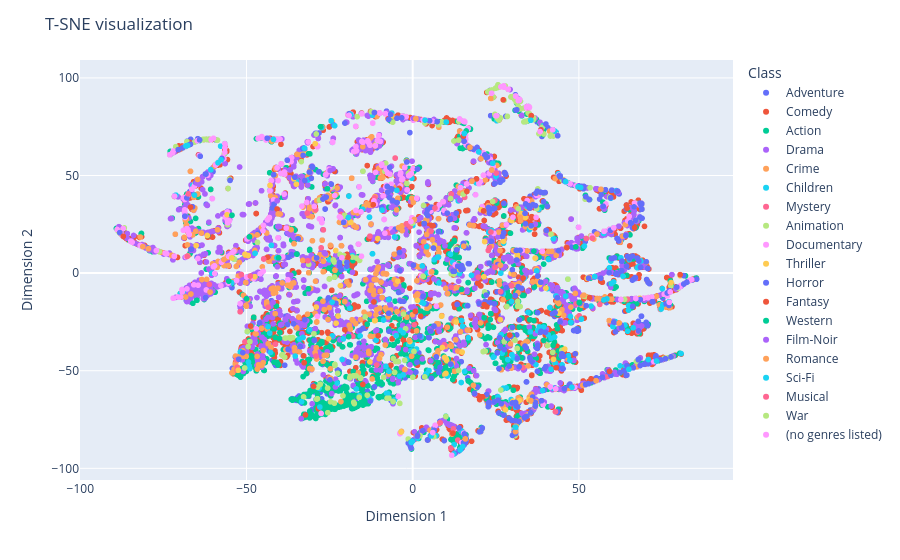

Source (notebook cell):
### Code cell
fig = px.scatter(df_tsne, x = 'Dim1', y= 'Dim2', color= 'Class')
fig.update_layout(
    title="T-SNE visualization",
    xaxis_title="Dimension 1",
    yaxis_title="Dimension 2",
)
fig.show()

### Figure 1 — Plotly figure (JSON) as saved in the notebook; plotly's stock layout.template omitted (floating-point values rounded to 4 significant figures; data arrays with more than 128 entries replaced by an {"elided": "..."} marker saying what was removed)
{"data": [{"hovertemplate": "Class=Adventure<br>Dim1=%{x}<br>Dim2=%{y}<extra></extra>", "legendgroup": "Adventure", "marker": {"color": "#636efa", "symbol": "circle"}, "mode": "markers", "name": "Adventure", "showlegend": true, "type": "scattergl", "x": {"elided": "653 float values"}, "xaxis": "x", "y": {"elided": "653 float values"}, "yaxis": "y"}, {"hovertemplate": "Class=Comedy<br>Dim1=%{x}<br>Dim2=%{y}<extra></extra>", "legendgroup": "Comedy", "marker": {"color": "#EF553B", "symbol": "circle"}, "mode": "markers", "name": "Comedy", "showlegend": true, "type": "scattergl", "x": {"elided": "2779 float values"}, "xaxis": "x", "y": {"elided": "2779 float values"}, "yaxis": "y"}, {"hovertemplate": "Class=Action<br>Dim1=%{x}<br>Dim2=%{y}<extra></extra>", "legendgroup": "Action", "marker": {"color": "#00cc96", "symbol": "circle"}, "mode": "markers", "name": "Action", "showlegend": true, "type": "scattergl", "x": {"elided": "1828 float values"}, "xaxis": "x", "y": {"elided": "1828 float values"}, "yaxis": "y"}, {"hovertemplate": "Class=Drama<br>Dim1=%{x}<br>Dim2=%{y}<extra></extra>", "legendgroup": "Drama", "marker": {"color": "#ab63fa", "symbol": "circle"}, "mode": "markers", "name": "Drama", "showlegend": true, "type": "scattergl", "x": {"elided": "2226 float values"}, "xaxis": "x", "y": {"elided": "2226 float values"}, "yaxis": "y"}, {"hovertemplate": "Class=Crime<br>Dim1=%{x}<br>Dim2=%{y}<extra></extra>", "legendgroup": "Crime", "marker": {"color": "#FFA15A", "symbol": "circle"}, "mode": "markers", "name": "Crime", "showlegend": true, "type": "scattergl", "x": {"elided": "537 float values"}, "xaxis": "x", "y": {"elided": "537 float values"}, "yaxis": "y"}, {"hovertemplate": "Class=Children<br>Dim1=%{x}<br>Dim2=%{y}<extra></extra>", "legendgroup": "Children", "marker": {"color": "#19d3f3", "symbol": "circle"}, "mode": "markers", "name": "Children", "showlegend": true, "type": "scattergl", "x": {"elided": "197 float values"}, "xaxis": "x", "y": {"elided": "197 float values"}, "yaxis": "y"}, {"hovertemplate": "Class=Mystery<br>Dim1=%{x}<br>Dim2=%{y}<extra></extra>", "legendgroup": "Mystery", "marker": {"color": "#FF6692", "symbol": "circle"}, "mode": "markers", "name": "Mystery", "showlegend": true, "type": "scattergl", "x": [-52.75, -52.8, 13.86, -26.87, 10.63, -29.33, -50.45, -29.16, 9.551, -5.151, -21.49, 50.09, 22.75, -27.53, 19.75, 5.544, 11.7, -52.93, 59.84, 15.98, -7.197, 56.3, 12.23, -29.08, -0.8063, 3.365, 64.65, -51.55, 29.71, 0.478, 49.24, -5.261, 67.75, 15.63, -43.49, -1.911, -41.29, 15.64, -11.48, -18.01, 33.12, 24.75, 13.56, 34.37, 34.68, 58.61, 3.23, -10.8], "xaxis": "x", "y": [-48.16, -49.76, -7.5, 22.15, 29.84, 66.27, -35.17, 32.48, -36.69, 21.72, 30.07, -21.87, 11.61, 12.95, -2.088, 21.5, -7.213, -44.42, 21.45, -86.17, 20.7, -16.01, -79.76, -42.47, 23.82, 13.59, -13.37, -0.7053, -6.361, -26.53, -15.75, 58.92, -30.17, 71.8, -17.51, 25.21, -36.4, 38.78, 38.57, -32.41, -48.41, 37.21, -85.54, -72.7, 84.34, -52.93, -3.108, -47.09], "yaxis": "y"}, {"hovertemplate": "Class=Animation<br>Dim1=%{x}<br>Dim2=%{y}<extra></extra>", "legendgroup": "Animation", "marker": {"color": "#B6E880", "symbol": "circle"}, "mode": "markers", "name": "Animation", "showlegend": true, "type": "scattergl", "x": {"elided": "298 float values"}, "xaxis": "x", "y": {"elided": "298 float values"}, "yaxis": "y"}, {"hovertemplate": "Class=Documentary<br>Dim1=%{x}<br>Dim2=%{y}<extra></extra>", "legendgroup": "Documentary", "marker": {"color": "#FF97FF", "symbol": "circle"}, "mode": "markers", "name": "Documentary", "showlegend": true, "type": "scattergl", "x": {"elided": "386 float values"}, "xaxis": "x", "y": {"elided": "386 float values"}, "yaxis": "y"}, {"hovertemplate": "Class=Thriller<br>Dim1=%{x}<br>Dim2=%{y}<extra></extra>", "legendgroup": "Thriller", "marker": {"color": "#FECB52", "symbol": "circle"}, "mode": "markers", "name": "Thriller", "showlegend": true, "type": "scattergl", "x": [10.05, 52.52, 44.0, 20.55, 27.32, -52.47, 21.44, 8.696, 33.89, 19.05, -23.06, -22.46, 32.67, 42.36, -0.8496, -23.15, -10.5, 31.47, -47.5, -29.33, 37.39, 58.01, -6.293, -22.43, 51.52, -42.91, -12.87, -18.6, 21.65, 35.57, -54.42, 30.16, 40.08, -42.25, 38.17, 49.1, -4.476, 29.59, -32.51, 35.71, 31.51, 8.938, 26.34, 14.88, 9.999, -25.31, 1.449, 45.74, -35.01, -55.85, 36.83, 29.79, 10.25, 6.554, -3.508, -9.915, 9.605, 63.69, -49.49, 70.57, -24.27, -61.79, 67.12, -35.75, 36.81, 32.13, 68.77, 34.68, 27.93, 34.97, -29.03, 63.69, 77.73, -21.75, 80.49, 35.52, 14.06, -50.46, -11.42, 14.5, -65.14, 68.3, 65.05, 13.13], "xaxis": "x", "y": [-43.92, -2.711, -20.54, 32.44, 16.22, -49.72, -1.909, -22.11, 28.44, -58.43, -25.67, -21.98, 30.52, -44.19, -35.05, 11.57, 17.68, 9.504, -1.823, 66.27, 41.0, 42.67, 80.74, -14.77, 43.79, 44.94, -45.46, 26.01, 16.14, 23.45, 7.783, -65.54, -7.686, 33.37, -5.922, -41.2, -4.121, -0.1405, 62.43, -65.61, 8.259, -38.11, -23.84, -40.46, -51.4, -33.55, -13.98, -38.91, 45.54, 29.88, 7.688, 26.94, -44.87, 14.38, -81.38, -43.59, -43.19, -50.03, 9.017, -46.19, 77.92, 19.28, 27.12, 48.29, -68.43, -65.26, 35.2, -72.69, -70.04, -64.81, -17.4, -50.03, -4.829, -6.429, -1.365, -71.53, 1.804, 9.699, -24.37, -90.18, 14.11, -12.93, -49.24, -25.04], "yaxis": "y"}, {"hovertemplate": "Class=Horror<br>Dim1=%{x}<br>Dim2=%{y}<extra></extra>", "legendgroup": "Horror", "marker": {"color": "#636efa", "symbol": "circle"}, "mode": "markers", "name": "Horror", "showlegend": true, "type": "scattergl", "x": {"elided": "468 float values"}, "xaxis": "x", "y": {"elided": "468 float values"}, "yaxis": "y"}, {"hovertemplate": "Class=Fantasy<br>Dim1=%{x}<br>Dim2=%{y}<extra></extra>", "legendgroup": "Fantasy", "marker": {"color": "#EF553B", "symbol": "circle"}, "mode": "markers", "name": "Fantasy", "showlegend": true, "type": "scattergl", "x": [21.33, 64.48, -48.72, -20.41, -4.032, -32.66, -11.64, -19.46, 12.09, 46.38, 29.19, 59.22, -0.2487, 19.18, 35.67, 43.17, -40.79, 27.24, -43.67, 33.21, -66.84, 70.78, 66.78, -13.21, -87.07, -10.37, 80.46, 38.57, 16.31, 15.25, 21.04, -29.82, 53.25, 0.8122, -11.87, 21.53, 22.3, -28.41, 53.67, -15.0, -32.26, 2.378], "xaxis": "x", "y": [31.87, 33.22, -27.09, -29.06, 43.38, -45.88, -14.77, 8.193, -82.06, 13.06, -31.71, -50.37, 44.34, 48.28, 80.65, -48.49, 32.84, 88.78, 8.16, -2.567, 33.8, -12.6, 23.3, 17.57, 18.87, -32.07, -0.7673, 73.34, 41.84, 70.22, -63.4, -58.06, -12.55, -19.61, 35.03, -16.16, -17.27, -69.42, -54.14, -57.04, -72.66, -22.1], "yaxis": "y"}, {"hovertemplate": "Class=Western<br>Dim1=%{x}<br>Dim2=%{y}<extra></extra>", "legendgroup": "Western", "marker": {"color": "#00cc96", "symbol": "circle"}, "mode": "markers", "name": "Western", "showlegend": true, "type": "scattergl", "x": [21.5, -64.91, 61.18, -34.89, 36.47, -25.65, -49.97, -54.36, 6.917, -55.32, 3.538, 40.79, 49.07, -31.31, -49.1, -27.73, -31.36, -40.34, 14.73, 16.09, -19.26, -66.13, 50.1], "xaxis": "x", "y": [-22.79, -13.94, -7.056, 9.775, 11.28, 43.18, -13.11, 29.65, 0.4074, -4.123, -1.962, 7.349, 13.43, 61.17, 18.57, 74.99, -8.018, 7.822, -8.308, 72.82, -32.53, -15.44, -15.08], "yaxis": "y"}, {"hovertemplate": "Class=Film-Noir<br>Dim1=%{x}<br>Dim2=%{y}<extra></extra>", "legendgroup": "Film-Noir", "marker": {"color": "#ab63fa", "symbol": "circle"}, "mode": "markers", "name": "Film-Noir", "showlegend": true, "type": "scattergl", "x": [62.05, -43.53, -26.57, -26.27, -24.82, -35.8, 26.11, -40.78, 14.19, 0.2075, -5.97, -65.05], "xaxis": "x", "y": [24.01, -22.62, 10.49, 9.922, 52.59, 54.43, 4.105, 37.07, 37.36, 79.39, 21.08, 46.16], "yaxis": "y"}, {"hovertemplate": "Class=Romance<br>Dim1=%{x}<br>Dim2=%{y}<extra></extra>", "legendgroup": "Romance", "marker": {"color": "#FFA15A", "symbol": "circle"}, "mode": "markers", "name": "Romance", "showlegend": true, "type": "scattergl", "x": [41.85, 56.62, 0.9507, 51.48, -46.79, -37.58, 17.23, 5.706, 15.85, 30.4, -17.11, -10.09, -40.49, 48.94, -60.96, 40.36, 13.18, 62.13, 18.26, -39.88, 26.27, 35.53, -4.232, -64.72, -81.18, -56.79, 15.36, 23.48, -64.64, -81.94, 0.4912, 26.41, -1.061, 17.84, 32.36, 23.78, 30.92, 55.17], "xaxis": "x", "y": [11.12, 42.88, 79.12, -11.29, 19.55, 23.0, 64.43, 0.6097, -84.93, -0.8168, -43.07, -43.85, 30.32, -10.41, -9.699, -57.25, -7.413, -25.54, -57.48, 30.29, 11.55, -65.25, 23.31, 47.98, 13.59, 6.979, 13.81, 89.52, 40.53, 18.47, 27.46, 4.079, -34.39, 47.13, 28.59, 52.83, -81.22, -55.09], "yaxis": "y"}, {"hovertemplate": "Class=Sci-Fi<br>Dim1=%{x}<br>Dim2=%{y}<extra></extra>", "legendgroup": "Sci-Fi", "marker": {"color": "#19d3f3", "symbol": "circle"}, "mode": "markers", "name": "Sci-Fi", "showlegend": true, "type": "scattergl", "x": [-2.847, -2.847, -24.25, 39.07, 50.53, 14.29, 65.05, -3.959, -24.5, 63.29, 51.66, -68.23, -58.56, 49.74, 4.228, -67.73, -19.34, -57.66, 12.39, 15.53, 24.09, -23.47, 12.47, 15.05, -4.759, 47.92, 57.55, 30.99, 42.72, -32.55, 50.77, -18.62, 3.714, -41.88, 15.0, -5.422, 5.581, -31.03, -8.774, 46.04, 70.88, -33.43, -27.94, -65.66, 40.87, 73.37, 19.89, -0.1398, -9.212, -0.4349, -57.79, 10.11, 77.09, 60.5, -60.72, -20.88, 74.74, 42.37, -47.43, -16.96, 35.54, 3.282], "xaxis": "x", "y": [-30.59, -52.15, -14.86, -60.14, 43.84, -90.56, -49.24, -52.81, 77.99, -1.626, 13.86, 65.17, 56.53, 44.15, 13.51, 65.39, 28.49, 58.04, -92.67, 71.51, 56.29, 75.51, -87.85, -88.82, 42.44, -58.47, -13.75, -78.96, 72.78, 64.0, -23.53, 81.27, 78.38, 68.48, -27.16, 18.53, -83.39, -29.05, -24.03, 46.81, -44.27, -65.84, -68.59, 39.99, 7.004, -45.03, 62.09, -86.11, 32.3, -86.75, 65.03, 77.38, -14.71, 23.2, 52.93, -33.73, -18.39, -59.07, 10.16, -59.34, 78.31, -15.41], "yaxis": "y"}, {"hovertemplate": "Class=Musical<br>Dim1=%{x}<br>Dim2=%{y}<extra></extra>", "legendgroup": "Musical", "marker": {"color": "#FF6692", "symbol": "circle"}, "mode": "markers", "name": "Musical", "showlegend": true, "type": "scattergl", "x": [-31.56, -31.69, 23.11, 52.24, -51.91, 54.04, 24.79, -61.18, -67.51, 8.303, -44.84, -38.07, 6.699, 25.13, 42.94, -12.87, 11.49, -48.85, -67.84, 11.61, 23.54, 26.43, 34.99], "xaxis": "x", "y": [6.353, 30.69, 13.12, 17.72, -19.79, 17.88, 2.91, -5.788, 40.61, -76.69, 7.241, 23.08, 33.33, 51.24, -71.02, 18.94, -89.7, -1.507, 8.594, 40.47, 21.1, -9.478, 84.66], "yaxis": "y"}, {"hovertemplate": "Class=War<br>Dim1=%{x}<br>Dim2=%{y}<extra></extra>", "legendgroup": "War", "marker": {"color": "#B6E880", "symbol": "circle"}, "mode": "markers", "name": "War", "showlegend": true, "type": "scattergl", "x": [11.4, -1.747, 3.134, -29.04], "xaxis": "x", "y": [38.22, 45.88, -1.62, 71.28], "yaxis": "y"}, {"hovertemplate": "Class=(no genres listed)<br>Dim1=%{x}<br>Dim2=%{y}<extra></extra>", "legendgroup": "(no genres listed)", "marker": {"color": "#FF97FF", "symbol": "circle"}, "mode": "markers", "name": "(no genres listed)", "showlegend": true, "type": "scattergl", "x": [38.32, -4.36, -27.56, 6.046, 77.48, 83.94, 77.22, 30.17, -38.06, 43.02, 27.4, 25.09, 41.42, 60.5, -69.01, -56.48, -19.15, 67.12, 70.78, 23.72, 34.25, -56.51, 31.0, 11.75, 27.43, -0.5267, 35.07, -72.07, 30.98, 42.11, 26.55, -66.47, 21.34, 41.36], "xaxis": "x", "y": [72.52, -63.13, -71.88, -81.69, -9.617, -3.319, -14.99, 28.59, 23.03, -59.3, 95.86, 80.57, -58.38, 23.2, 21.92, 64.24, 80.8, -13.0, -12.6, 92.13, 85.15, 66.26, 90.67, -93.3, 95.29, 26.42, 84.83, -12.86, 90.72, 73.42, 95.45, 42.96, 50.12, -58.31], "yaxis": "y"}], "layout": {"legend": {"title": {"text": "Class"}, "tracegroupgap": 0}, "margin": {"t": 60}, "title": {"text": "T-SNE visualization"}, "xaxis": {"anchor": "y", "domain": [0, 1], "title": {"text": "Dimension 1"}}, "yaxis": {"anchor": "x", "domain": [0, 1], "title": {"text": "Dimension 2"}}}}
